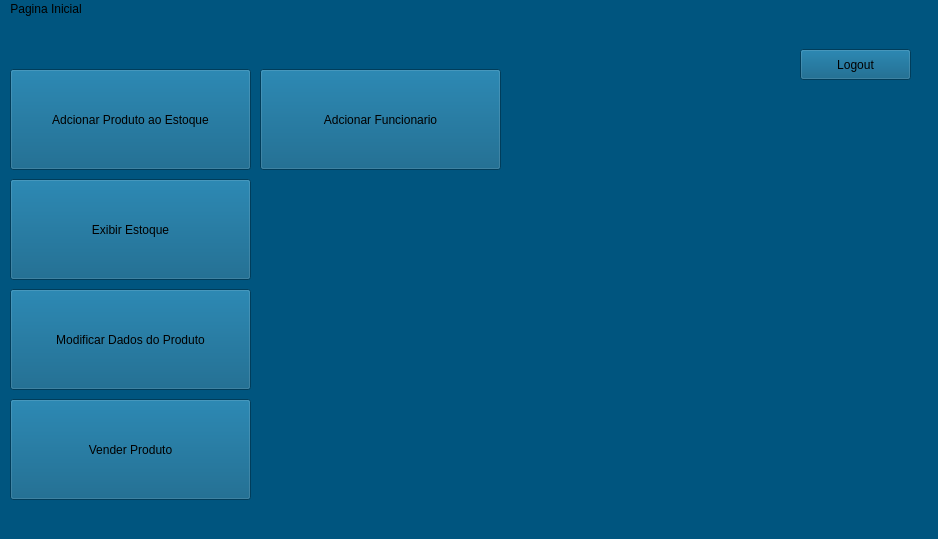
<?xml version="1.0" encoding="UTF-8"?>
<ui version="4.0">
 <class>MainWindow</class>
 <widget class="QMainWindow" name="MainWindow">
  <property name="geometry">
   <rect>
    <x>0</x>
    <y>0</y>
    <width>938</width>
    <height>539</height>
   </rect>
  </property>
  <property name="windowTitle">
   <string>MainWindow</string>
  </property>
  <property name="styleSheet">
   <string notr="true">background-color: rgb(0, 85, 127);</string>
  </property>
  <widget class="QWidget" name="centralwidget">
   <widget class="QPushButton" name="pushButton">
    <property name="geometry">
     <rect>
      <x>10</x>
      <y>50</y>
      <width>241</width>
      <height>101</height>
     </rect>
    </property>
    <property name="text">
     <string>Adcionar Produto ao Estoque</string>
    </property>
   </widget>
   <widget class="QPushButton" name="pushButton_3">
    <property name="geometry">
     <rect>
      <x>10</x>
      <y>160</y>
      <width>241</width>
      <height>101</height>
     </rect>
    </property>
    <property name="text">
     <string>Exibir Estoque</string>
    </property>
   </widget>
   <widget class="QPushButton" name="pushButton_4">
    <property name="geometry">
     <rect>
      <x>10</x>
      <y>270</y>
      <width>241</width>
      <height>101</height>
     </rect>
    </property>
    <property name="text">
     <string>Modificar Dados do Produto</string>
    </property>
   </widget>
   <widget class="QPushButton" name="pushButton_5">
    <property name="geometry">
     <rect>
      <x>10</x>
      <y>380</y>
      <width>241</width>
      <height>101</height>
     </rect>
    </property>
    <property name="text">
     <string>Vender Produto</string>
    </property>
   </widget>
   <widget class="QPushButton" name="pushButton_2">
    <property name="geometry">
     <rect>
      <x>260</x>
      <y>50</y>
      <width>241</width>
      <height>101</height>
     </rect>
    </property>
    <property name="text">
     <string>Adcionar Funcionario</string>
    </property>
   </widget>
   <widget class="QPushButton" name="Logout">
    <property name="geometry">
     <rect>
      <x>800</x>
      <y>30</y>
      <width>111</width>
      <height>31</height>
     </rect>
    </property>
    <property name="text">
     <string>Logout</string>
    </property>
   </widget>
  </widget>
  <widget class="QStatusBar" name="statusbar"/>
  <widget class="QMenuBar" name="menubar">
   <property name="geometry">
    <rect>
     <x>0</x>
     <y>0</y>
     <width>938</width>
     <height>25</height>
    </rect>
   </property>
   <widget class="QMenu" name="menuPagina_Inicial">
    <property name="title">
     <string>Pagina Inicial</string>
    </property>
    <addaction name="separator"/>
    <addaction name="separator"/>
   </widget>
   <addaction name="menuPagina_Inicial"/>
  </widget>
 </widget>
 <resources/>
 <connections/>
</ui>
